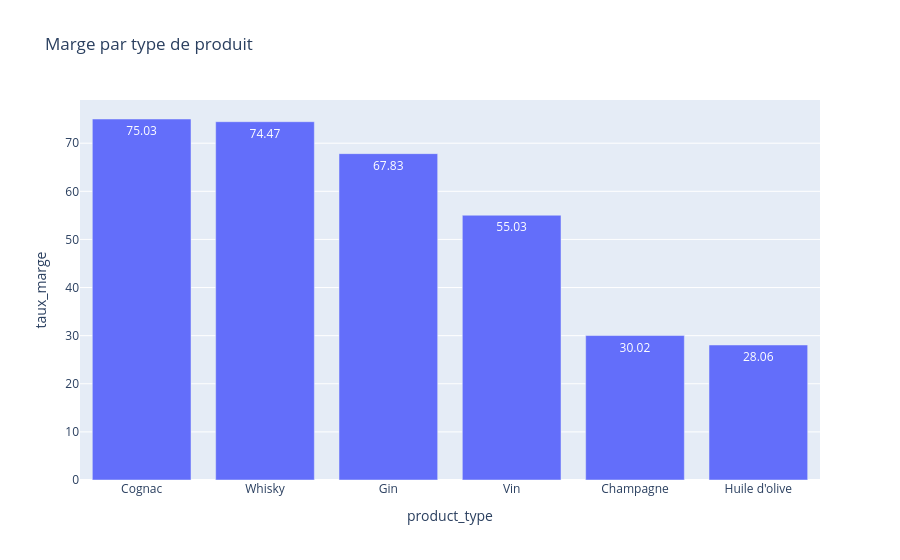

Source (notebook cell):
### Code cell
#création d'un dataframe avec le taux de marge moyen par type de produit
df_taux_marge = df_final.groupby('product_type').agg({'taux_marge':'mean'}) 
df_taux_marge['taux_marge'] = df_taux_marge['taux_marge'].round(2)
df_taux_marge = df_taux_marge.sort_values(by='taux_marge', ascending=False) 
display(df_taux_marge)

#Affichage dans un graphique du taux de marge par type de produit
fig6 = px.bar(df_taux_marge, y='taux_marge', title='Marge par type de produit',text_auto=True)
fig6.show()

### Figure 1 — Plotly figure (JSON) as saved in the notebook; plotly's stock layout.template omitted (floating-point values rounded to 4 significant figures)
{"data": [{"hovertemplate": "product_type=%{x}<br>taux_marge=%{y}<extra></extra>", "legendgroup": "", "marker": {"color": "#636efa", "pattern": {"shape": ""}}, "name": "", "orientation": "v", "showlegend": false, "textposition": "auto", "texttemplate": "%{y}", "type": "bar", "x": ["Cognac", "Whisky", "Gin", "Vin", "Champagne", "Huile d'olive"], "xaxis": "x", "y": [75.03, 74.47, 67.83, 55.03, 30.02, 28.06], "yaxis": "y"}], "layout": {"barmode": "relative", "legend": {"tracegroupgap": 0}, "title": {"text": "Marge par type de produit"}, "xaxis": {"anchor": "y", "domain": [0, 1], "title": {"text": "product_type"}}, "yaxis": {"anchor": "x", "domain": [0, 1], "title": {"text": "taux_marge"}}}}
